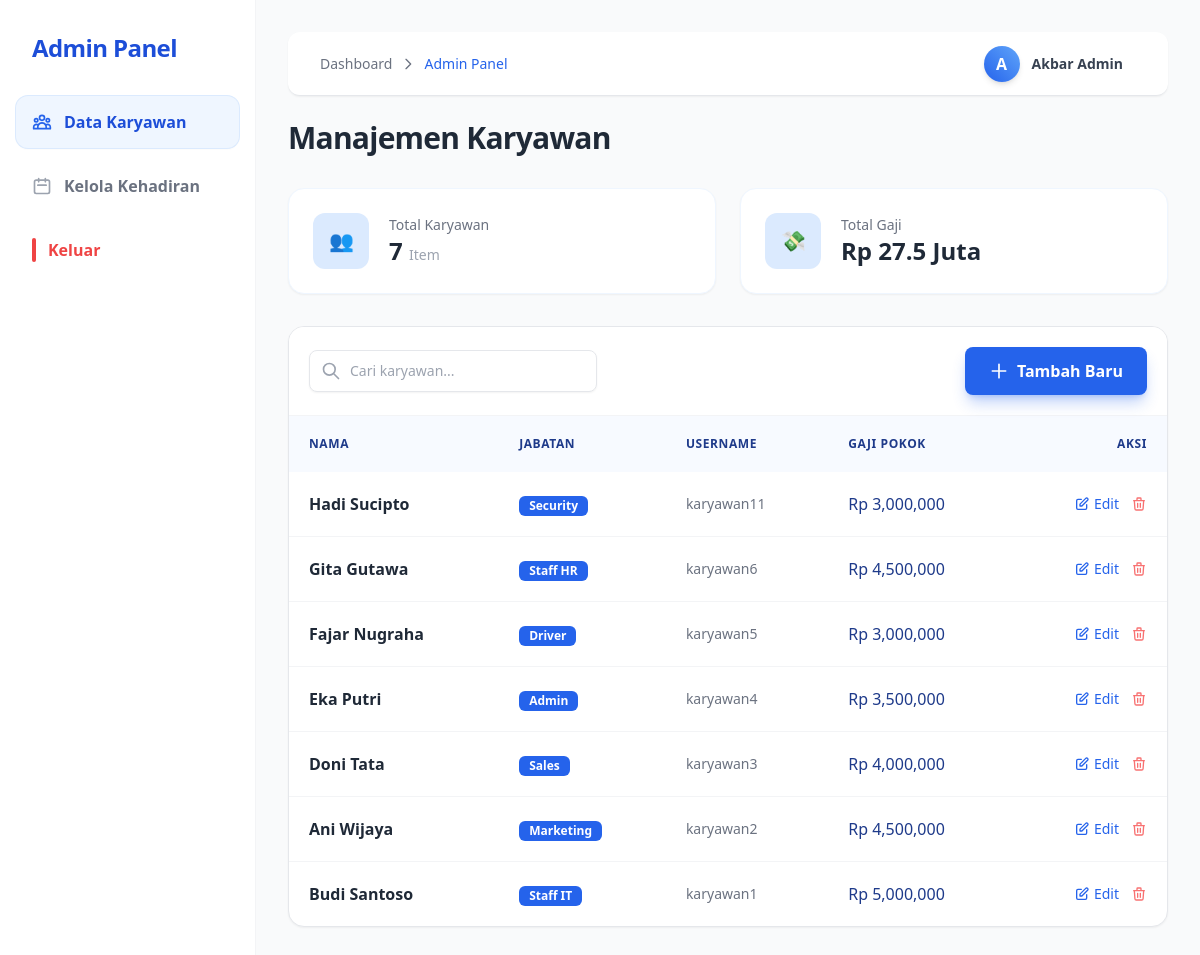
Screenshot of /public/admin (signed in) with the database file from the repository.
### tables this page shows
CREATE TABLE `users` (
  `id` int(11) NOT NULL,
  `username` varchar(50) NOT NULL,
  `password` varchar(255) NOT NULL,
  `nama` varchar(100) NOT NULL,
  `alamat` text DEFAULT NULL,
  `role` enum('admin','karyawan') DEFAULT 'karyawan',
  `jabatan` varchar(50) DEFAULT 'Staff',
  `gaji_pokok` decimal(15,2) DEFAULT 0.00,
  `jenis_kelamin` enum('L','P') DEFAULT 'L',
  `created_at` timestamp NOT NULL DEFAULT current_timestamp()
);

### app/controllers/AdminController.php (called while the page is built, shortened)
<?php
class AdminController extends Controller {
    public function index() {
        $data['admin_profile'] = $this->model('UserModel')->getUserById($_SESSION['user_id']);
        $data['title'] = 'Dashboard Admin';
        if (isset($_GET['q']) && !empty($_GET['q'])) {
            $data['employees'] = $this->model('UserModel')->searchEmployees($_GET['q']);
            $data['search_keyword'] = $_GET['q'];
        } else {
            $data['employees'] = $this->model('UserModel')->getAllEmployees();
            $data['search_keyword'] = '';
        }
        $data['selected_month'] = isset($_GET['m']) ? $_GET['m'] : date('m');
        $data['selected_year'] = isset($_GET['y']) ? $_GET['y'] : date('Y');
        $allEmp = $this->model('UserModel')->getAllEmployees();
        $data['total_employees_count'] = is_array($allEmp) ? count($allEmp) : 0;
        $dailyRaw = $this->model('AttendanceModel')->getDailyTotalAttendance($data['selected_month'], $data['selected_year']);
        $data['calendar_status'] = [];
        if(is_array($dailyRaw)){
            foreach($dailyRaw as $row) {
                $data['calendar_status'][$row['tanggal']] = $row['total_absen'];
            }
        }
        $allAttendance = $this->model('AttendanceModel')->getAllAttendanceByMonth($data['selected_month'], $data['selected_year']);
        $data['total_hadir'] = 0;
        $data['total_izin'] = 0;
        $data['total_alpha'] = 0;
        if(is_array($allAttendance)){
            foreach($allAttendance as $row) {
                if($row['status'] == 'Hadir') $data['total_hadir']++;
                if($row['status'] == 'Izin' || $row['status'] == 'Sakit') $data['total_izin']++;
                if($row['status'] == 'Alpha') $data['total_alpha']++;
            }
        }
        $this->view('admin/dashboard', $data);
    }
}

### app/core/App.php (called while the page is built, shortened)
<?php
class App {
    protected $method = 'index';
    public function __construct() {
        $url = $this->parseURL();
        if(isset($url[0]) && file_exists('../app/controllers/'.ucfirst($url[0]).'Controller.php')) {
            unset($url[0]);
        }
        $this->controller = new $this->controller;
        $this->params = $url ? array_values($url) : [];
        call_user_func_array([$this->controller, $this->method], $this->params);
    }
    public function parseURL() {
        if(isset($_GET['url'])) {
            return explode('/', filter_var(rtrim($_GET['url'], '/'), FILTER_SANITIZE_URL));
        }
    }
}

### public/index.php (called while the page is built, shortened)
<?php
require_once '../app/core/Database.php';
require_once '../app/core/App.php';
require_once '../app/core/Controller.php';
$app = new App;

### app/core/Database.php (called while the page is built, shortened)
<?php
class Database {
    private $host = DB_HOST;
    private $user = DB_USER;
    private $pass = DB_PASS;
    private $db_name = DB_NAME;
    private $dbh;
    private $stmt;
    public function __construct() {
        $dsn = 'mysql:host=' . $this->host . ';dbname=' . $this->db_name;
        $option = [
            PDO::ATTR_PERSISTENT => true,
            PDO::ATTR_ERRMODE => PDO::ERRMODE_EXCEPTION
        ];
        try {
            $this->dbh = new PDO($dsn, $this->user, $this->pass, $option);
        } catch (PDOException $e) {
            die($e->getMessage());
        }
    }
    public function query($query) {
        $this->stmt = $this->dbh->prepare($query);
    }
    public function bind($param, $value, $type = null) {
        if (is_null($type)) {
            switch (true) {
                case is_int($value):
                    $type = PDO::PARAM_INT;
                    break;
                default:
                    $type = PDO::PARAM_STR;
            }
        }
        $this->stmt->bindValue($param, $value, $type);
    }
    public function execute() {
        return $this->stmt->execute();
    }
    public function resultSet() {
        $this->execute();
        return $this->stmt->fetchAll(PDO::FETCH_ASSOC);
    }
    public function single() {
        $this->execute();
        return $this->stmt->fetch(PDO::FETCH_ASSOC);
    }
}

### app/models/UserModel.php (called while the page is built, shortened)
<?php
class UserModel {
    private $db;
    public function __construct() {
        $this->db = new Database;
    }
    public function getAllEmployees() {
        $this->db->query("SELECT * FROM users WHERE role = 'karyawan' ORDER BY id DESC");
        return $this->db->resultSet();
    }
    public function getUserById($id) {
        $this->db->query("SELECT * FROM users WHERE id = :id");
        $this->db->bind('id', $id);
        return $this->db->single();
    }
}

### app/views/admin/dashboard.php (the view, shortened to what this page needs)
<div x-data="karyawanApp()" class="flex min-h-screen bg-gray-50 font-sans">
    <aside class="w-64 bg-white border-r border-gray-100 fixed inset-y-0 left-0 z-30 transition-transform duration-300 transform md:translate-x-0"
           :class="sidebarOpen ? 'translate-x-0' : '-translate-x-full'">
        <div class="p-8 flex justify-between items-center">
            <h2 class="text-2xl font-bold text-blue-700 tracking-tight">Admin Panel</h2>
        </div>
        <nav class="flex-1 px-4 space-y-3">
            <a href="#" @click="tab = 'karyawan'; sidebarOpen = false"
               :class="tab==='karyawan' ? 'bg-blue-50 text-blue-700 shadow-sm ring-1 ring-blue-100' : 'text-gray-500 hover:bg-gray-50 hover:text-gray-900'"
               class="flex items-center px-4 py-3.5 rounded-xl font-semibold transition-all duration-200 group">
                Data Karyawan
            </a>
            <a href="#" @click="tab = 'absensi'; sidebarOpen = false"
               :class="tab==='absensi' ? 'bg-blue-50 text-blue-700 shadow-sm ring-1 ring-blue-100' : 'text-gray-500 hover:bg-gray-50 hover:text-gray-900'"
               class="flex items-center px-4 py-3.5 rounded-xl font-semibold transition-all duration-200 group">
                Kelola Kehadiran
            </a>
            <a href="<?= BASEURL; ?>/auth/logout" class="flex items-center px-4 py-3.5 text-red-500 hover:bg-red-50 hover:text-red-600 rounded-xl font-semibold transition-all duration-200 mt-auto group">
                <div class="w-1 h-6 bg-red-500 rounded-full mr-3 group-hover:h-4 transition-all duration-200"></div>
                Keluar
            </a>
        </nav>
    </aside>
    <main class="ml-0 md:ml-64 flex-1 p-8 overflow-y-auto">
        <header class="bg-white border-b border-gray-200 h-16 flex items-center justify-between px-4 sm:px-8 sticky top-0 z-20 shadow-sm mb-6 rounded-[12px]">
            <div class="flex items-center gap-4">
                <div class="flex items-center gap-2 text-gray-500 text-sm font-medium">
                    <span class="hidden sm:inline">Dashboard</span>
                    <svg class="w-4 h-4 hidden sm:inline" fill="none" stroke="currentColor" viewBox="0 0 24 24"><path stroke-linecap="round" stroke-linejoin="round" stroke-width="2" d="M9 5l7 7-7 7"></path></svg>
                    <span class="text-blue-600">Admin Panel</span>
                </div>
            </div>
            <div @click="showProfileModal = true" class="flex items-center gap-3 cursor-pointer group p-1.5 pr-3 rounded-full hover:bg-gray-50 transition border border-transparent hover:border-gray-200">
                <div class="w-9 h-9 rounded-full bg-gradient-to-tr from-blue-600 to-blue-400 flex items-center justify-center text-white font-bold shadow-md">
                    <?= substr($data['admin_profile']['nama'], 0, 1); ?>
                </div>
                <div class="hidden md:block text-right leading-tight">
                    <p class="text-sm font-bold text-gray-700"><?= $data['admin_profile']['nama']; ?></p>
                    </div>
            </div>
        </header>
        <div x-show="tab === 'karyawan'" x-transition.opacity.duration.300ms>
            <div class="flex flex-col md:flex-row justify-between items-start md:items-center mb-8 gap-4">
                <h2 class="text-3xl font-bold text-gray-800 tracking-tight">Manajemen Karyawan</h2>
            </div>
            <?php
                $totalKaryawan = count($data['employees']);
                $totalGaji = 0;
                foreach($data['employees'] as $e) $totalGaji += $e['gaji_pokok'];
                $displayGaji = ($totalGaji >= 1000000) ? round($totalGaji/1000000, 1) . " Juta" : number_format($totalGaji);
            ?>
            <div class="grid grid-cols-1 md:grid-cols-2 gap-6 mb-8">
                <div class="bg-white p-6 rounded-2xl shadow-sm border border-blue-50 flex items-center gap-5 transition-all duration-300 hover:shadow-lg hover:shadow-blue-100 hover:border-blue-200 hover:-translate-y-1 cursor-pointer group">
                    <div class="w-14 h-14 bg-blue-100 rounded-xl flex items-center justify-center text-blue-600 font-bold text-xl transition-colors duration-300 group-hover:bg-blue-600 group-hover:text-white group-hover:shadow-md">
                        👥
                    </div>
                    <div>
                        <p class="text-sm font-medium text-gray-500 transition-colors duration-300 group-hover:text-blue-600">Total Karyawan</p>
                        <h3 class="text-2xl font-bold text-gray-800"><?= $totalKaryawan; ?> <span class="text-sm font-normal text-gray-400 group-hover:text-gray-500">Item</span></h3>
                    </div>
                </div>
                <div class="bg-white p-6 rounded-2xl shadow-sm border border-blue-50 flex items-center gap-5 transition-all duration-300 hover:shadow-lg hover:shadow-blue-100 hover:border-blue-200 hover:-translate-y-1 cursor-pointer group">
                    <div class="w-14 h-14 bg-blue-100 rounded-xl flex items-center justify-center text-blue-600 font-bold text-xl transition-colors duration-300 group-hover:bg-blue-600 group-hover:text-white group-hover:shadow-md">
                        💸
                    </div>
                    <div>
                        <p class="text-sm font-medium text-gray-500 transition-colors duration-300 group-hover:text-blue-600">Total Gaji</p>
                        <h3 class="text-2xl font-bold text-gray-800">Rp <?= $displayGaji; ?></h3>
                    </div>
                </div>
            </div>
            <div class="bg-white rounded-2xl shadow-sm border border-gray-200 overflow-hidden">
                <div class="p-5 border-b border-gray-100 flex flex-col sm:flex-row gap-4 justify-between items-center bg-white">
                    <form action="<?= BASEURL; ?>/admin" method="GET" class="relative w-full sm:w-72">
                        <button type="submit" class="absolute inset-y-0 left-0 pl-3 flex items-center text-gray-400 hover:text-blue-500 transition">
                            <svg class="h-5 w-5" fill="none" viewBox="0 0 24 24" stroke="currentColor"><path stroke-linecap="round" stroke-linejoin="round" stroke-width="2" d="M21 21l-6-6m2-5a7 7 0 11-14 0 7 7 0 0114 0z" /></svg>
                        </button>
                        <input type="text" name="q" value="<?= isset($data['search_keyword']) ? $data['search_keyword'] : ''; ?>" placeholder="Cari karyawan..." class="w-full pl-10 pr-4 py-2.5 rounded-lg border border-gray-200 focus:border-blue-500 focus:ring-2 focus:ring-blue-100 outline-none text-sm transition shadow-sm" autocomplete="off">
                    </form>
                    <button @click="openAddModal()" class="bg-blue-600 text-white px-6 py-3 rounded-lg shadow-lg shadow-blue-600/30 hover:bg-blue-700 transition font-semibold flex items-center gap-2">
                        <svg class="w-5 h-5" fill="none" stroke="currentColor" viewBox="0 0 24 24"><path stroke-linecap="round" stroke-linejoin="round" stroke-width="2" d="M12 4v16m8-8H4"></path></svg>
                        Tambah Baru
                    </button>
                </div>
                <div class="overflow-x-auto">
                    <table class="w-full text-left border-collapse">
                        <thead>
                            <tr class="bg-blue-50/50 text-blue-900 text-xs uppercase tracking-wider font-semibold">
                                <th class="p-5">Nama</th>
                                <th class="p-5">Jabatan</th>
                                <th class="p-5">Username</th>
                                <th class="p-5">Gaji Pokok</th>
                                <th class="p-5 text-right">Aksi</th>
                            </tr>
                        </thead>
                        <tbody class="divide-y divide-gray-100">
                            <?php foreach($data['employees'] as $emp): ?>
                            <tr class="hover:bg-blue-50/30 transition duration-150 group">
                                <td class="p-5">
                                    <div class="font-bold text-gray-800"><?= $emp['nama']; ?></div>
                                </td>
                                <td class="p-5">
                                    <span class="inline-flex items-center px-2.5 py-0.5 rounded-md text-xs font-bold bg-blue-600 text-white">
                                        <?= $emp['jabatan']; ?>
                                    </span>
                                </td>
                                <td class="p-5 text-gray-500 text-sm"><?= $emp['username']; ?></td>
                                <td class="p-5 font-medium text-blue-900">
                                    Rp <?= number_format($emp['gaji_pokok']); ?>
                                </td>
                                <td class="p-5 text-right">
                                    <div class="flex items-center justify-end gap-3">
                                        <a href="javascript:void(0)"
                                        @click="openEditModal(<?= htmlspecialchars(json_encode($emp), ENT_QUOTES, 'UTF-8') ?>)"
                                        class="text-blue-600 hover:text-blue-800 font-medium text-sm flex items-center gap-1 transition">
                                            <svg class="w-4 h-4" fill="none" stroke="currentColor" viewBox="0 0 24 24"><path stroke-linecap="round" stroke-linejoin="round" stroke-width="2" d="M11 5H6a2 2 0 00-2 2v11a2 2 0 002 2h11a2 2 0 002-2v-5m-1.414-9.414a2 2 0 112.828 2.828L11.828 15H9v-2.828l8.586-8.586z"></path></svg>
                                            Edit
                                        </a>
                                        <a href="<?= BASEURL; ?>/admin/delete/<?= $emp['id']; ?>" onclick="return confirm('Hapus karyawan ini?')" class="text-red-400 hover:text-red-600 transition">
                                            <svg class="w-4 h-4" fill="none" stroke="currentColor" viewBox="0 0 24 24"><path stroke-linecap="round" stroke-linejoin="round" stroke-width="2" d="M19 7l-.867 12.142A2 2 0 0116.138 21H7.862a2 2 0 01-1.995-1.858L5 7m5 4v6m4-6v6m1-10V4a1 1 0 00-1-1h-4a1 1 0 00-1 1v3M4 7h16"></path></svg>
                                        </a>
                                    </div>
                                </td>
                            </tr>
                            <?php endforeach; ?>
                        </tbody>
                    </table>
                </div>
            </div>
        </div>
    </main>
</div>

### rows the page displays
users: nama "A", nama "Akbar Admin"
users: nama "Hadi Sucipto", jabatan "Security", username "karyawan11", gaji_pokok "3,000,000"
users: nama "Gita Gutawa", jabatan "Staff HR", username "karyawan6", gaji_pokok "4,500,000"
users: nama "Fajar Nugraha", jabatan "Driver", username "karyawan5", gaji_pokok "3,000,000"
users: nama "Eka Putri", jabatan "Admin", username "karyawan4", gaji_pokok "3,500,000"
users: nama "Doni Tata", jabatan "Sales", username "karyawan3", gaji_pokok "4,000,000"
users: nama "Ani Wijaya", jabatan "Marketing", username "karyawan2", gaji_pokok "4,500,000"
users: nama "Budi Santoso", jabatan "Staff IT", username "karyawan1", gaji_pokok "5,000,000"

### other values shown
$totalKaryawan "7"
$displayGaji "27.5 Juta"
